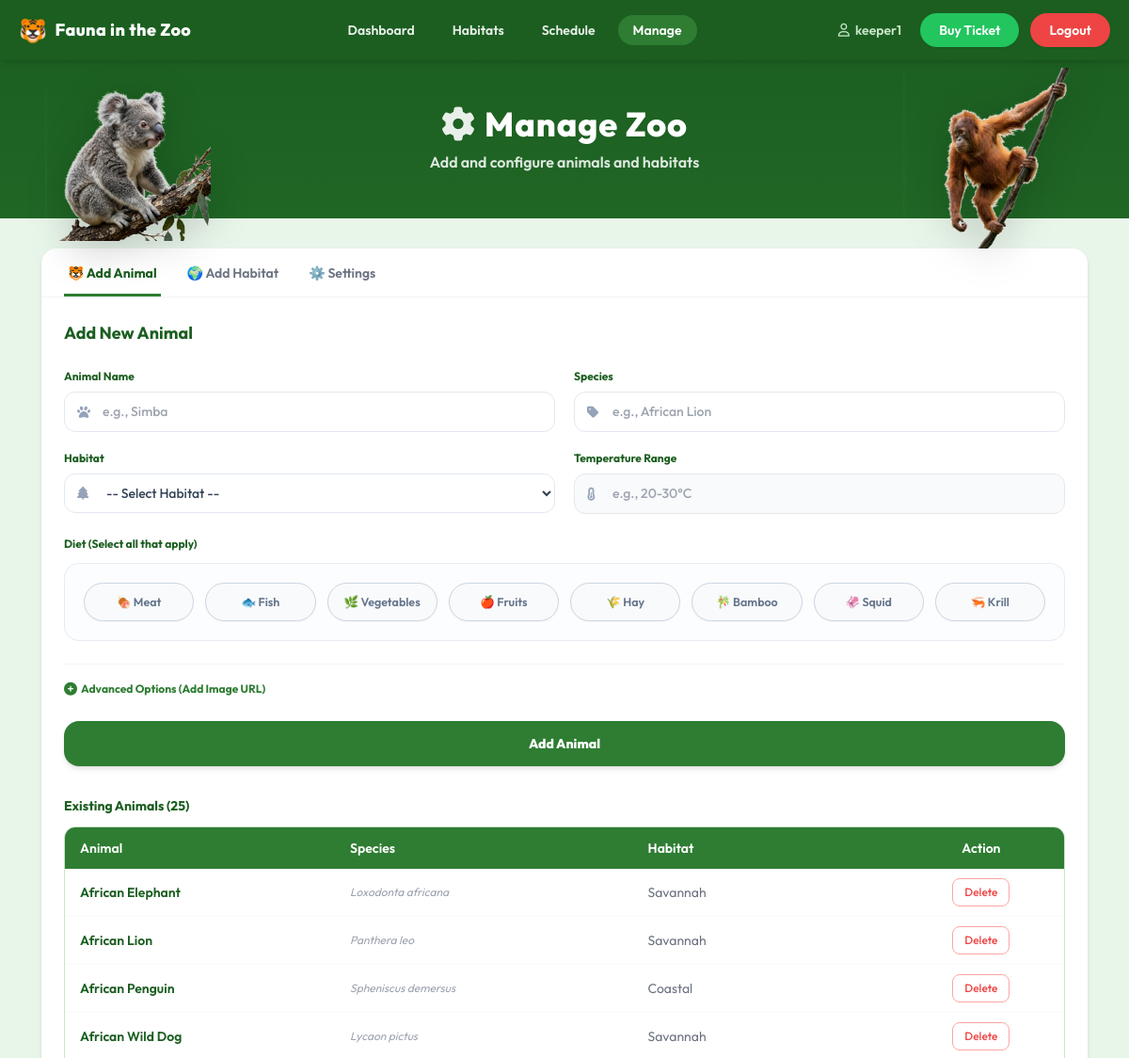
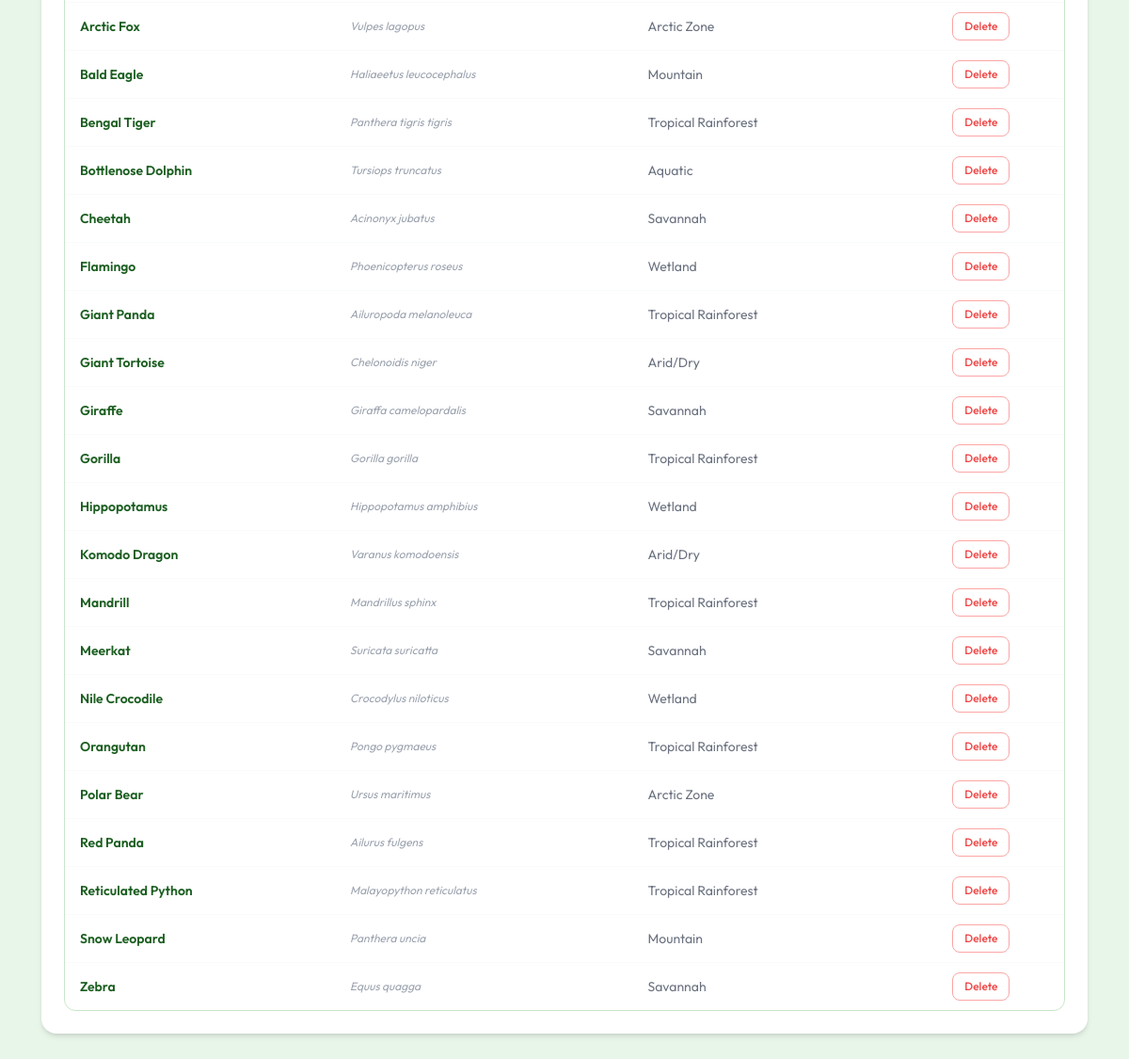
/manage.php (signed in), run on the app's committed database (2 pictures, top to bottom).
### tables this page shows
CREATE TABLE IF NOT EXISTS animals (
    id_animal   INT AUTO_INCREMENT PRIMARY KEY,
    animal_name VARCHAR(100) NOT NULL,
    species     VARCHAR(100) NOT NULL,
    id_habitat  INT NOT NULL,
    image_url   VARCHAR(512),
    FOREIGN KEY (id_habitat) REFERENCES habitats(id_habitat)
        ON DELETE CASCADE ON UPDATE CASCADE
);

CREATE TABLE IF NOT EXISTS habitats (
    id_habitat   INT AUTO_INCREMENT PRIMARY KEY,
    habitat_name VARCHAR(100) NOT NULL,
    temperature  VARCHAR(50)  NOT NULL,
    description  TEXT
);

### includes/auth.php (called while the page is built, shortened)
<?php
function getRole() {
    return $_SESSION['role'] ?? null;
}
?>

### manage.php (the view, shortened to what this page needs)
<?php
require_once 'includes/db.php';
require_once 'includes/auth.php';
$animals   = mysqli_fetch_all(mysqli_query($conn, "SELECT a.*, h.habitat_name FROM animals a JOIN habitats h ON a.id_habitat=h.id_habitat ORDER BY a.animal_name"), MYSQLI_ASSOC);
?>
<!DOCTYPE html>
<html lang="id">
<head>
    <script src="https://cdn.tailwindcss.com"></script>
    <link rel="stylesheet" href="https://cdnjs.cloudflare.com/ajax/libs/font-awesome/6.5.0/css/all.min.css">
    <link rel="stylesheet" href="assets/css/style.css">
</head>
<body>
<nav class="bg-[#1b5e20] sticky top-0 z-50 shadow-md">
    <div class="max-w-7xl mx-auto px-5 flex items-center justify-between h-16">
        <a href="animals.php" class="flex items-center gap-2 text-white font-extrabold text-lg tracking-wide hover:opacity-95 transition-opacity">
            <span class="text-2xl">🐯</span>Fauna in the Zoo
        </a>
        <div class="hidden md:flex items-center gap-2 text-sm font-semibold text-white/90">
            <a href="animals.php" class="<?= basename($_SERVER['PHP_SELF']) === 'animals.php' ? 'bg-[#2e7d32] text-white' : 'hover:text-white transition-colors' ?> px-4 py-1.5 rounded-full">Dashboard</a>
            <a href="habitats.php" class="<?= basename($_SERVER['PHP_SELF']) === 'habitats.php' ? 'bg-[#2e7d32] text-white' : 'hover:text-white transition-colors' ?> px-4 py-1.5 rounded-full">Habitats</a>
            <?php if (getRole() === 'zookeeper'): ?>
            <a href="schedule.php" class="<?= basename($_SERVER['PHP_SELF']) === 'schedule.php' ? 'bg-[#2e7d32] text-white' : 'hover:text-white transition-colors' ?> px-4 py-1.5 rounded-full">Schedule</a>
            <a href="manage.php"   class="<?= basename($_SERVER['PHP_SELF']) === 'manage.php' ? 'bg-[#2e7d32] text-white' : 'hover:text-white transition-colors' ?> px-4 py-1.5 rounded-full">Manage</a>
            <?php endif; ?>
        </div>
        <div class="flex items-center gap-3 text-sm font-semibold">
            <span class="text-[#c8e6c9] hidden sm:flex items-center gap-1.5 mr-2">
                <i class="fa-regular fa-user"></i> <?= htmlspecialchars($_SESSION['username']) ?>
            </span>
            <a href="ticket.php"
               class="<?= basename($_SERVER['PHP_SELF']) === 'ticket.php' ? 'bg-[#15803d]' : 'bg-[#22c55e] hover:bg-[#15803d]' ?> text-white px-5 py-2 rounded-full transition-all shadow-sm">
                Buy Ticket
            </a>
            <a href="logout.php"
               class="bg-[#ef4444] hover:bg-[#b91c1c] text-white px-5 py-2 rounded-full transition-all shadow-sm">
                Logout
            </a>
        </div>
    </div>
</nav>
<div class="dashboard-bg text-white relative py-12 px-4 text-center">
    <img src="assets/images/manage_koala.png" alt="Koala"
         class="absolute left-2 sm:left-6 md:left-12 -bottom-6 h-36 sm:h-44 w-auto object-contain z-20 drop-shadow-[0_8px_20px_rgba(0,0,0,0.2)] select-none pointer-events-none">
    <img src="assets/images/manage_orangutan.png" alt="Orangutan"
         class="absolute right-2 sm:right-6 md:right-12 -bottom-8 h-40 sm:h-48 w-auto object-contain z-20 drop-shadow-[0_8px_20px_rgba(0,0,0,0.2)] select-none pointer-events-none">
    <div class="flex flex-col items-center justify-center relative z-10">
        <div class="flex items-center justify-center gap-2.5 mb-2">
            <i class="fa-solid fa-gear text-3xl sm:text-4xl text-white/90 drop-shadow-sm"></i>
            <h1 class="text-3xl sm:text-4xl font-extrabold tracking-wide drop-shadow-sm">Manage Zoo</h1>
        </div>
        <p class="text-white/85 text-sm sm:text-base font-semibold">Add and configure animals and habitats</p>
    </div>
</div>
<div class="max-w-6xl mx-auto px-5 py-8">
    <div class="bg-white rounded-2xl shadow-md overflow-hidden">
        <div class="flex border-b border-gray-100 px-6 pt-4 gap-6 text-sm text-gray-500 font-semibold select-none">
            <button id="btn-animal"   class="tab-btn active pb-3 px-1 flex items-center gap-1.5" onclick="showTab('animal')">🐯 Add Animal</button>
            <button id="btn-habitat"  class="tab-btn pb-3 px-1 flex items-center gap-1.5"        onclick="showTab('habitat')">🌍 Add Habitat</button>
            <button id="btn-settings" class="tab-btn pb-3 px-1 flex items-center gap-1.5"        onclick="showTab('settings')">⚙️ Settings</button>
        </div>
        <div id="tab-animal" class="tab-content active p-6">
            <h3 class="font-bold text-[#1b5e20] text-lg mb-5">Add New Animal</h3>
            <form method="POST" class="space-y-6">
                <div class="grid grid-cols-1 md:grid-cols-2 gap-5">
                    <div>
                        <label class="block text-xs font-bold text-[#1b5e20] mb-2">Animal Name</label>
                        <div class="relative">
                            <div class="absolute inset-y-0 left-0 pl-3.5 flex items-center pointer-events-none text-slate-400 text-sm">
                            </div>
                            <input type="text" name="animal_name" placeholder="e.g., Simba" class="zoo-input pl-10" required>
                        </div>
                    </div>
                    <div>
                        <label class="block text-xs font-bold text-[#1b5e20] mb-2">Species</label>
                        <div class="relative">
                            <div class="absolute inset-y-0 left-0 pl-3.5 flex items-center pointer-events-none text-slate-400 text-sm">
                            </div>
                            <input type="text" name="species" placeholder="e.g., African Lion" class="zoo-input pl-10" required>
                        </div>
                    </div>
                    <div>
                        <label class="block text-xs font-bold text-[#1b5e20] mb-2">Habitat</label>
                        <div class="relative">
                            <div class="absolute inset-y-0 left-0 pl-3.5 flex items-center pointer-events-none text-slate-400 text-sm">
                            </div>
                            <select name="id_habitat" id="animal-habitat-select" class="zoo-input pl-10 bg-white" onchange="updateAnimalTemperature()" required>
                                <option value="">-- Select Habitat --</option>
                            </select>
                        </div>
                    </div>
                    <div>
                        <label class="block text-xs font-bold text-[#1b5e20] mb-2">Temperature Range</label>
                        <div class="relative">
                            <div class="absolute inset-y-0 left-0 pl-3.5 flex items-center pointer-events-none text-slate-400 text-sm">
                            </div>
                            <input type="text" id="animal-temp" placeholder="e.g., 20-30°C" class="zoo-input pl-10 bg-gray-50 text-gray-500 border-gray-200" readonly>
                        </div>
                    </div>
                </div>
                <div>
                    <label class="block text-xs font-bold text-[#1b5e20] mb-3">Diet (Select all that apply)</label>
                    <div class="border border-slate-200/80 bg-slate-50/40 rounded-2xl p-4 sm:p-5">
                        <div class="grid grid-cols-2 sm:grid-cols-4 lg:grid-cols-8 gap-3">
                            <label class="cursor-pointer select-none">
                                <div class="diet-pill">
                                    <span>🍖 Meat</span>
                                </div>
                            </label>
                            <label class="cursor-pointer select-none">
                                <div class="diet-pill">
                                    <span>🐟 Fish</span>
                                </div>
                            </label>
                            <label class="cursor-pointer select-none">
                                <div class="diet-pill">
                                    <span>🌿 Vegetables</span>
                                </div>
                            </label>
                            <label class="cursor-pointer select-none">
                                <div class="diet-pill">
                                    <span>🍎 Fruits</span>
                                </div>
                            </label>
                            <label class="cursor-pointer select-none">
                                <div class="diet-pill">
                                    <span>🌾 Hay</span>
                                </div>
                            </label>
                            <label class="cursor-pointer select-none">
                                <div class="diet-pill">
                                    <span>🎋 Bamboo</span>
                                </div>
                            </label>
                            <label class="cursor-pointer select-none">
                                <div class="diet-pill">
                                    <span>🦑 Squid</span>
                                </div>
                            </label>
                            <label class="cursor-pointer select-none">
                                <div class="diet-pill">
                                    <span>🦐 Krill</span>
                                </div>
                            </label>
                        </div>
                    </div>
                </div>
                <div class="border-t border-gray-100 pt-4">
                    <details class="text-xs text-gray-500 cursor-pointer select-none">
                        <summary class="font-bold text-[#2e7d32] hover:underline flex items-center gap-1">
                            <i class="fa-solid fa-plus-circle text-sm"></i> Advanced Options (Add Image URL)
                        </summary>
                    </details>
                </div>
                <button type="submit"
                        class="w-full bg-[#2e7d32] hover:bg-[#1b5e20] text-white font-extrabold py-3.5 rounded-2xl transition-colors shadow-md text-sm hover:scale-[1.01] active:scale-95 duration-200">
                    Add Animal
                </button>
            </form>
            <?php if (!empty($animals)): ?>
            <div class="mt-8">
                <h4 class="font-bold text-[#1b5e20] mb-3 text-sm">Existing Animals (<?= count($animals) ?>)</h4>
                <div class="overflow-x-auto rounded-xl border border-[#c8e6c9]">
                    <table class="w-full text-sm">
                        <thead><tr>
                            <th class="text-left px-4 py-3 font-semibold">Animal</th>
                            <th class="text-left px-4 py-3 font-semibold">Species</th>
                            <th class="text-left px-4 py-3 font-semibold">Habitat</th>
                            <th class="text-center px-4 py-3 font-semibold">Action</th>
                        </tr></thead>
                        <tbody class="divide-y divide-gray-50">
                            <?php foreach ($animals as $a): ?>
                            <tr>
                                <td class="px-4 py-2.5">
                                    <div class="flex items-center gap-2">
                                        <span class="font-semibold text-[#1b5e20]"><?= htmlspecialchars($a['animal_name']) ?></span>
                                    </div>
                                </td>
                                <td class="px-4 py-2.5 text-gray-400 italic text-xs"><?= htmlspecialchars($a['species']) ?></td>
                                <td class="px-4 py-2.5 text-gray-500"><?= htmlspecialchars($a['habitat_name']) ?></td>
                                <td class="px-4 py-2.5 text-center">
                                    <form method="POST" onsubmit="return confirm('Hapus <?= htmlspecialchars($a['animal_name']) ?>?')">
                                        <button type="submit" class="text-xs font-medium text-red-500 hover:bg-red-600 hover:text-white border border-red-300 px-3 py-1.5 rounded-lg transition-all">Delete</button>
                                    </form>
                                </td>
                            </tr>
                            <?php endforeach; ?>
                        </tbody>
                    </table>
                </div>
            </div>
            <?php endif; ?>
        </div>
    </div>
</div>
</body>
</html>

### assets/css/style.css (style rules this page uses)
*, *::before, *::after { box-sizing: border-box; }
body { font-family: 'Outfit', Arial, sans-serif; -webkit-font-smoothing: antialiased; -moz-osx-font-smoothing: grayscale; }
html { scroll-behavior: smooth; }
img { display: block; }
:root { --zoo-50: #f0fdf4; --zoo-100: #dcfce7; --zoo-200: #bbf7d0; --zoo-300: #86efac; --zoo-400: #4ade80; --zoo-500: #22c55e; --zoo-600: #16a34a; --zoo-700: #15803d; --zoo-800: #166534; --zoo-900: #14532d; --zoo-950: #052e16; }
.dashboard-bg { background-color: #1b5e20; background-image: linear-gradient(180deg, #1b5e20 0%, #2e7d32 40%, #81c784 100%); background-attachment: fixed; }

### manage.php (style rules this page uses)
body { font-family: 'Outfit', sans-serif; background: #e8f5e9; }
.tab-btn { cursor:pointer; transition: all 0.2s; border-bottom: 3px solid transparent; }
.tab-btn.active { color:#1b5e20; border-bottom-color:#2e7d32; font-weight:700; }
.tab-content { display:none; }
.tab-content.active { display:block; animation: fadeIn 0.3s ease-out; }
.zoo-input { width: 100%; border: 1.5px solid #e2e8f0; border-radius: 12px; padding: 10px 14px; font-size: 14px; font-weight: 500; color: #334155; transition: all 0.2s ease; background: #fff; outline: none; }
.diet-pill { display: flex; align-items: center; justify-content: center; padding: 10px 16px; border-radius: 9999px; border: 1.5px solid #cbd5e1; background: #f8fafc; color: #64748b; font-weight: 600; font-size: 12.5px; transition: all 0.2s ease; cursor: pointer; user-select: none; box-shadow: 0 1px 2px rgba(0,0,0,0.03); text-align: center; }
thead tr { background:#2e7d32; color:#fff; }
tbody tr { transition:background 0.15s; }

### data on the page
animals: animal_name "African Elephant", species "Loxodonta africana", id_habitat.habitat_name "Savannah"
animals: animal_name "African Lion", species "Panthera leo", id_habitat.habitat_name "Savannah"
animals: animal_name "African Penguin", species "Spheniscus demersus", id_habitat.habitat_name "Coastal"
animals: animal_name "African Wild Dog", species "Lycaon pictus", id_habitat.habitat_name "Savannah"
animals: animal_name "Arctic Fox", species "Vulpes lagopus", id_habitat.habitat_name "Arctic Zone"
animals: animal_name "Bald Eagle", species "Haliaeetus leucocephalus", id_habitat.habitat_name "Mountain"
animals: animal_name "Bengal Tiger", species "Panthera tigris tigris", id_habitat.habitat_name "Tropical Rainforest"
animals: animal_name "Bottlenose Dolphin", species "Tursiops truncatus", id_habitat.habitat_name "Aquatic"
animals: animal_name "Cheetah", species "Acinonyx jubatus", id_habitat.habitat_name "Savannah"
animals: animal_name "Flamingo", species "Phoenicopterus roseus", id_habitat.habitat_name "Wetland"
animals: animal_name "Giant Panda", species "Ailuropoda melanoleuca", id_habitat.habitat_name "Tropical Rainforest"
animals: animal_name "Giant Tortoise", species "Chelonoidis niger", id_habitat.habitat_name "Arid/Dry"
animals: animal_name "Giraffe", species "Giraffa camelopardalis", id_habitat.habitat_name "Savannah"
animals: animal_name "Gorilla", species "Gorilla gorilla", id_habitat.habitat_name "Tropical Rainforest"
animals: animal_name "Hippopotamus", species "Hippopotamus amphibius", id_habitat.habitat_name "Wetland"
animals: animal_name "Komodo Dragon", species "Varanus komodoensis", id_habitat.habitat_name "Arid/Dry"
animals: animal_name "Mandrill", species "Mandrillus sphinx", id_habitat.habitat_name "Tropical Rainforest"
animals: animal_name "Meerkat", species "Suricata suricatta", id_habitat.habitat_name "Savannah"
animals: animal_name "Nile Crocodile", species "Crocodylus niloticus", id_habitat.habitat_name "Wetland"
animals: animal_name "Orangutan", species "Pongo pygmaeus", id_habitat.habitat_name "Tropical Rainforest"
animals: animal_name "Polar Bear", species "Ursus maritimus", id_habitat.habitat_name "Arctic Zone"
animals: animal_name "Red Panda", species "Ailurus fulgens", id_habitat.habitat_name "Tropical Rainforest"
animals: animal_name "Reticulated Python", species "Malayopython reticulatus", id_habitat.habitat_name "Tropical Rainforest"
animals: animal_name "Snow Leopard", species "Panthera uncia", id_habitat.habitat_name "Mountain"
animals: animal_name "Zebra", species "Equus quagga", id_habitat.habitat_name "Savannah"

### other printed values
$_SESSION['username'] "keeper1"
count($animals) "25"
